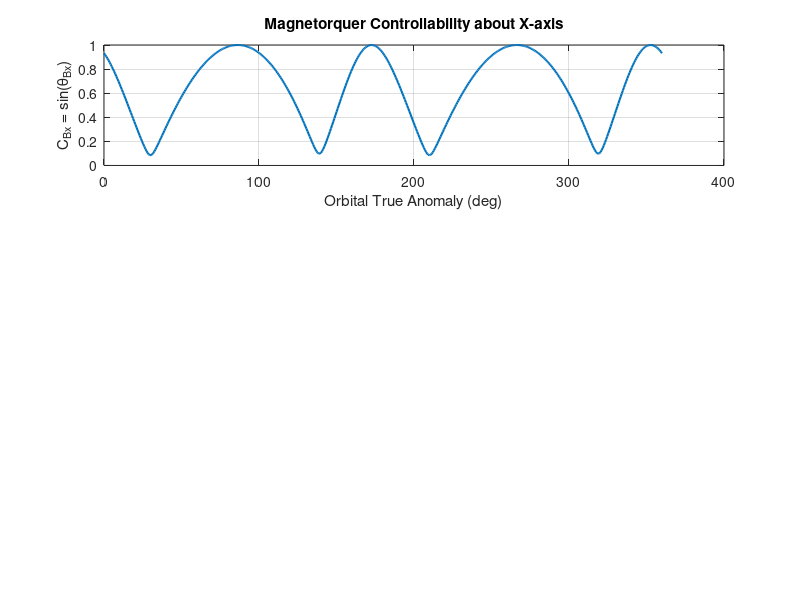

Here is the MATLAB script that generated this plot: (Note: this script raises an error after producing the figure.)
clear; clc;

%% BASIC ORBIT / MASS PROPS
mu = 3.986e14; Re = 6371e3; alt = 510e3; r = Re + alt;
rho = 2e-12; Cd = 2.2; A = 1.097; m = 40;
B = 3e-5; 
v_orbit = sqrt(mu/r);

a = 0.85; b = 0.5; c = 0.4;
Ixx = (1/12)*m*(b^2 + c^2);
Iyy = (1/12)*m*(a^2 + c^2);
Izz = (1/12)*m*(a^2 + b^2);
I = mean([Ixx Iyy Izz]); 

tau_dist   = [1e-4 5e-4 1e-3]; % use 1e-5 and 1e-6, higher values for aero drag. re-entry ~1e-3
bandwidths = [0.001 0.01 0.05];
dipoles    = [5 10 20 40];

L          = a/2;
a_gg       = 3*mu/r^3 * L;
a_drag     = 0.5 * rho * Cd * A * v_orbit^2 / m; 
v_internal = 0.001;
r_payload  = 0.3;

% %% MICRO-G ANALYSIS (unchanged)
% results = [];
% 
% for m_dip = dipoles
%     tau_mag_max = m_dip * B; 
%     for bw = bandwidths
%         omega_bw = 2*pi*bw;
%         for td = tau_dist
%             tau_res      = max(td - 0.5*tau_mag_max, 0.1*td);
%             alpha_res    = tau_res / I;
%             omega_res    = alpha_res / omega_bw;
%             a_centrifugal = omega_res^2 * r_payload;
%             a_coriolis     = 2 * omega_res * v_internal;
% 
%             a_total_rms = sqrt(a_gg^2 + a_drag^2 + ...
%                                a_centrifugal^2 + a_coriolis^2);
%             micro_g = a_total_rms / 9.81;
% 
%             results = [results; m_dip bw td omega_res*180/pi a_total_rms micro_g];
%         end
%     end
% end
% 
% colNames = {'Dipole_A_m2','Bandwidth_Hz','DistTorque_Nm', ...
%             'ResidualRate_deg_s','TotalAccel_m_s2','MicroG'};
% T = array2table(results, 'VariableNames', colNames);
% 
% disp(T);
% 
% figure('Color','w');
% 
% subplot(2,1,1);
% hold on;
% unique_bw = unique(T.Bandwidth_Hz);
% colors = lines(length(unique_bw));
% 
% for i = 1:length(unique_bw)
%     bw = unique_bw(i);
%     idx = T.Bandwidth_Hz == bw;
%     plot(T.Dipole_A_m2(idx), T.MicroG(idx)*1e6, '-o', ...
%          'Color', colors(i,:), 'LineWidth', 1.5, ...
%          'DisplayName', sprintf('BW = %.3f Hz', bw));
% end
% 
% yline(100, '--r', 'Payload Limit (100 μg)', 'LineWidth', 1.2);
% 
% xlabel('Dipole Moment (A·m²)');
% ylabel('Microgravity (μg)');
% title('Microgravity vs Dipole Moment');
% legend('Location','best');
% grid on;
% ylim([0 150]);
% 
% 
% subplot(2,1,2);
% hold on;
% unique_dip = unique(T.Dipole_A_m2);
% colors = lines(length(unique_dip));
% 
% for i = 1:length(unique_dip)
%     dip = unique_dip(i);
%     idx = T.Dipole_A_m2 == dip;
%     plot(T.Bandwidth_Hz(idx), T.MicroG(idx)*1e6, '-s', ...
%          'Color', colors(i,:), 'LineWidth', 1.5, ...
%          'DisplayName', sprintf('Dipole = %.0f A·m²', dip));
% end
% 
% yline(100, '--r', 'Payload Limit (100 μg)', 'LineWidth', 1.2);
% 
% xlabel('Control Bandwidth (Hz)');
% ylabel('Microgravity (μg)');
% title('Microgravity vs Control Bandwidth');
% legend('Location','best');
% grid on;
% ylim([0 150])

%% PER-AXIS MAGNETORQUER CONTROLLABILITY

incl     = deg2rad(97.5);
tilt_mag = deg2rad(11);
n_points = 500;
theta_orbit = linspace(0, 2*pi, n_points);

CBx = zeros(1, n_points);   % controllability index about X
CBy = zeros(1, n_points);   % controllability index about Y
CBz = zeros(1, n_points);   % controllability index about Z

m_eci = [sin(tilt_mag); 0; cos(tilt_mag)];
R_body_to_ECI = eye(3);  % body fixed to ECI (global-Z pointing)

for i = 1:n_points
    u = theta_orbit(i);
    r_orb = [cos(u); ...
             sin(u)*cos(incl); ...
             sin(u)*sin(incl)];
    
    Bvec_eci  = 3*(dot(m_eci,r_orb))*r_orb - m_eci;
    Bvec_body = R_body_to_ECI' * Bvec_eci;
    
    Bnorm = norm(Bvec_body);
    Bx = Bvec_body(1) / Bnorm;
    By = Bvec_body(2) / Bnorm;
    Bz = Bvec_body(3) / Bnorm;
    
    % theta_i = angle between axis i and B, so cos(theta_i) = |component|
    thetaBx = acos(abs(Bx));
    thetaBy = acos(abs(By));
    thetaBz = acos(abs(Bz));
    
    % Controllability index: sin(theta_i) (0 = bad, 1 = best)
    CBx(i) = sin(thetaBx);
    CBy(i) = sin(thetaBy);
    CBz(i) = sin(thetaBz);
end

theta_deg = rad2deg(theta_orbit);

figure('Color','w');

subplot(3,1,1);
plot(theta_deg, CBx, 'LineWidth', 1.5);
xlabel('Orbital True Anomaly (deg)');
ylabel('C_{Bx} = sin(\theta_{Bx})');
title('Magnetorquer Controllability about X-axis');
grid on;
hold on;
yline(0.8, '--g', 'Good');
yline(0.5, '--', 'Moderate', 'Color', [1, 0.5, 0]);
yline(0.2, '--r', 'Poor');
hold off;

subplot(3,1,2);
plot(theta_deg, CBy, 'LineWidth', 1.5);
xlabel('Orbital True Anomaly (deg)');
ylabel('C_{By} = sin(\theta_{By})');
title('Magnetorquer Controllability about Y-axis');
grid on;
hold on;
yline(0.8, '--g', 'Good');
yline(0.5, '--', 'Moderate', 'Color', [1, 0.5, 0]);
yline(0.2, '--r', 'Poor');
hold off;

subplot(3,1,3);
plot(theta_deg, CBz, 'LineWidth', 1.5);
xlabel('Orbital True Anomaly (deg)');
ylabel('C_{Bz} = sin(\theta_{Bz})');
title('Magnetorquer Controllability about Z-axis');
grid on;
hold on;
yline(0.8, '--g', 'Good');
yline(0.5, '--', 'Moderate', 'Color', [1, 0.5, 0]);
yline(0.2, '--r', 'Poor');
hold off;

fprintf('Average controllability index (X): %.3f, min: %.3f\n', mean(CBx), min(CBx));
fprintf('Average controllability index (Y): %.3f, min: %.3f\n', mean(CBy), min(CBy));
fprintf('Average controllability index (Z): %.3f, min: %.3f\n', mean(CBz), min(CBz));

% %% 3D VISUALISATION (unchanged except variable reuse)
% 
% figure('Color','w');
% hold on;
% axis equal;
% grid on;
% xlabel('X (ECI)');
% ylabel('Y (ECI)');
% zlabel('Z (ECI)');
% title('Magnetic Field & Satellite Orientation');
% view(35,25);
% 
% [Xe,Ye,Ze] = sphere(50);
% surf(Re*Xe, Re*Ye, Re*Ze, ...
%     'FaceAlpha', 0.25, 'EdgeColor', 'none', 'FaceColor', [0.4 0.6 1]);
% 
% incl     = deg2rad(97.5);
% tilt_mag = deg2rad(11);
% n_points = 100;
% theta_orbit = linspace(0, 2*pi, n_points);
% 
% m_eci = [sin(tilt_mag); 0; cos(tilt_mag)]; 
% r_orbit = zeros(3,n_points);
% B_dir   = zeros(3,n_points);
% 
% for i = 1:n_points
%     u = theta_orbit(i);
%     r_orb = [cos(u); sin(u)*cos(incl); sin(u)*sin(incl)];
%     r_orbit(:,i) = r_orb;
% 
%     Bvec     = 3*(dot(m_eci,r_orb))*r_orb - m_eci;
%     B_dir(:,i) = Bvec / norm(Bvec);
% end
% 
% plot3(r_orbit(1,:)*Re, r_orbit(2,:)*Re, r_orbit(3,:)*Re, ...
%     'Color','k','LineWidth',1.2,'DisplayName','Orbit Path');
% 
% skip = 8; 
% scale = 0.4*Re;
% for i = 1:skip:n_points
%     quiver3(r_orbit(1,i)*Re, r_orbit(2,i)*Re, r_orbit(3,i)*Re, ...
%             B_dir(1,i)*scale, B_dir(2,i)*scale, B_dir(3,i)*scale, ...
%             'Color',[0 0.6 0],'LineWidth',1.5,'MaxHeadSize',0.9, ...
%             'DisplayName','Magnetic Field Vectors');
% end
% 
% h_orbit = plot3(r_orbit(1,:)*Re, r_orbit(2,:)*Re, r_orbit(3,:)*Re, ...
%     'Color','k','LineWidth',1.2);
% 
% for i = 1:skip:n_points
%     quiver3(r_orbit(1,i)*Re, r_orbit(2,i)*Re, r_orbit(3,i)*Re, ...
%             B_dir(1,i)*scale, B_dir(2,i)*scale, B_dir(3,i)*scale, ...
%             'Color',[0 0.6 0],'LineWidth',1.5,'MaxHeadSize',0.9);
% end
% h_B = quiver3(r_orbit(1,1)*Re, r_orbit(2,1)*Re, r_orbit(3,1)*Re, ...
%             B_dir(1,1)*scale, B_dir(2,1)*scale, B_dir(3,1)*scale, ...
%             'Color',[0 0.6 0],'LineWidth',1.5,'MaxHeadSize',0.9);
% 
% h_Z = quiver3(0,0,0,0,0,Re*1.5, ...
%     'Color','r','LineWidth',2,'MaxHeadSize',0.5);
% text(0,0,Re*1.55,'Body Z-axis','Color','r','FontWeight','bold');
% 
% h_dip = quiver3(0,0,0,m_eci(1)*Re*1.5,m_eci(2)*Re*1.5,m_eci(3)*Re*1.5, ...
%     'Color','b','LineWidth',2,'MaxHeadSize',0.5);
% text(m_eci(1)*Re*1.55,m_eci(2)*Re*1.55,m_eci(3)*Re*1.55,'Geomagnetic Axis', ...
%     'Color','b','FontWeight','bold');
% 
% h_earth = surf(Re*Xe, Re*Ye, Re*Ze, ...
%     'FaceAlpha', 0.25, 'EdgeColor', 'none', 'FaceColor', [0.4 0.6 1]);
% 
% legend([h_earth, h_orbit, h_B, h_Z, h_dip], ...
%     {'Earth','Orbit Path','Magnetic Field Vectors','Body Z-axis','Geomagnetic Axis'}, ...
%     'Location','northoutside');
